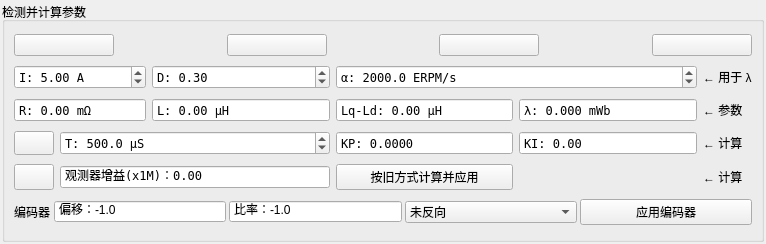
<?xml version="1.0" encoding="UTF-8"?>
<ui version="4.0">
 <class>DetectFoc</class>
 <widget class="QWidget" name="DetectFoc">
  <property name="geometry">
   <rect>
    <x>0</x>
    <y>0</y>
    <width>766</width>
    <height>244</height>
   </rect>
  </property>
  <property name="windowTitle">
   <string>Form</string>
  </property>
  <layout class="QVBoxLayout" name="verticalLayout">
   <property name="spacing">
    <number>3</number>
   </property>
   <property name="leftMargin">
    <number>2</number>
   </property>
   <property name="topMargin">
    <number>2</number>
   </property>
   <property name="rightMargin">
    <number>2</number>
   </property>
   <property name="bottomMargin">
    <number>2</number>
   </property>
   <item>
    <widget class="QGroupBox" name="groupBox">
     <property name="title">
      <string>检测并计算参数</string>
     </property>
     <layout class="QGridLayout" name="gridLayout">
      <item row="1" column="0" colspan="2">
       <widget class="QDoubleSpinBox" name="currentBox">
        <property name="font">
         <font>
          <family>DejaVu Sans Mono</family>
         </font>
        </property>
        <property name="toolTip">
         <string>启动电流</string>
        </property>
        <property name="prefix">
         <string>I: </string>
        </property>
        <property name="suffix">
         <string> A</string>
        </property>
        <property name="maximum">
         <double>100000.000000000000000</double>
        </property>
        <property name="value">
         <double>5.000000000000000</double>
        </property>
       </widget>
      </item>
      <item row="1" column="2">
       <widget class="QDoubleSpinBox" name="dutyBox">
        <property name="font">
         <font>
          <family>DejaVu Sans Mono</family>
         </font>
        </property>
        <property name="toolTip">
         <string>采样时使用的占空比</string>
        </property>
        <property name="prefix">
         <string>D: </string>
        </property>
        <property name="suffix">
         <string/>
        </property>
        <property name="maximum">
         <double>1.000000000000000</double>
        </property>
        <property name="singleStep">
         <double>0.050000000000000</double>
        </property>
        <property name="value">
         <double>0.300000000000000</double>
        </property>
       </widget>
      </item>
      <item row="1" column="3" colspan="2">
       <widget class="QDoubleSpinBox" name="erpmBox">
        <property name="font">
         <font>
          <family>DejaVu Sans Mono</family>
         </font>
        </property>
        <property name="toolTip">
         <string>&lt;html&gt;&lt;head/&gt;&lt;body&gt;&lt;p&gt;开环模式下使电机升速所用的 ERPM/秒。&lt;/p&gt;&lt;/body&gt;&lt;/html&gt;</string>
        </property>
        <property name="prefix">
         <string>α: </string>
        </property>
        <property name="suffix">
         <string> ERPM/s</string>
        </property>
        <property name="decimals">
         <number>1</number>
        </property>
        <property name="maximum">
         <double>100000.000000000000000</double>
        </property>
        <property name="singleStep">
         <double>10.000000000000000</double>
        </property>
        <property name="value">
         <double>2000.000000000000000</double>
        </property>
       </widget>
      </item>
      <item row="1" column="5">
       <widget class="QLabel" name="label_2">
        <property name="text">
         <string>← 用于 λ</string>
        </property>
       </widget>
      </item>
      <item row="2" column="0" colspan="2">
       <widget class="QDoubleSpinBox" name="resistanceBox">
        <property name="sizePolicy">
         <sizepolicy hsizetype="MinimumExpanding" vsizetype="Fixed">
          <horstretch>0</horstretch>
          <verstretch>0</verstretch>
         </sizepolicy>
        </property>
        <property name="font">
         <font>
          <family>DejaVu Sans Mono</family>
         </font>
        </property>
        <property name="toolTip">
         <string>电机电阻</string>
        </property>
        <property name="readOnly">
         <bool>true</bool>
        </property>
        <property name="buttonSymbols">
         <enum>QAbstractSpinBox::ButtonSymbols::NoButtons</enum>
        </property>
        <property name="prefix">
         <string>R: </string>
        </property>
        <property name="suffix">
         <string> mΩ</string>
        </property>
        <property name="decimals">
         <number>2</number>
        </property>
        <property name="maximum">
         <double>100000.000000000000000</double>
        </property>
        <property name="singleStep">
         <double>0.001000000000000</double>
        </property>
       </widget>
      </item>
      <item row="2" column="2">
       <widget class="QDoubleSpinBox" name="inductanceBox">
        <property name="sizePolicy">
         <sizepolicy hsizetype="MinimumExpanding" vsizetype="Fixed">
          <horstretch>0</horstretch>
          <verstretch>0</verstretch>
         </sizepolicy>
        </property>
        <property name="font">
         <font>
          <family>DejaVu Sans Mono</family>
         </font>
        </property>
        <property name="toolTip">
         <string>电机电感</string>
        </property>
        <property name="wrapping">
         <bool>false</bool>
        </property>
        <property name="readOnly">
         <bool>true</bool>
        </property>
        <property name="buttonSymbols">
         <enum>QAbstractSpinBox::ButtonSymbols::NoButtons</enum>
        </property>
        <property name="prefix">
         <string>L: </string>
        </property>
        <property name="suffix">
         <string> µH</string>
        </property>
        <property name="maximum">
         <double>100000.000000000000000</double>
        </property>
       </widget>
      </item>
      <item row="2" column="3">
       <widget class="QDoubleSpinBox" name="inductanceDiffBox">
        <property name="sizePolicy">
         <sizepolicy hsizetype="MinimumExpanding" vsizetype="Fixed">
          <horstretch>0</horstretch>
          <verstretch>0</verstretch>
         </sizepolicy>
        </property>
        <property name="font">
         <font>
          <family>DejaVu Sans Mono</family>
         </font>
        </property>
        <property name="readOnly">
         <bool>true</bool>
        </property>
        <property name="buttonSymbols">
         <enum>QAbstractSpinBox::ButtonSymbols::NoButtons</enum>
        </property>
        <property name="prefix">
         <string>Lq-Ld: </string>
        </property>
        <property name="suffix">
         <string> µH</string>
        </property>
        <property name="maximum">
         <double>999999.000000000000000</double>
        </property>
       </widget>
      </item>
      <item row="2" column="4">
       <widget class="QDoubleSpinBox" name="lambdaBox">
        <property name="sizePolicy">
         <sizepolicy hsizetype="MinimumExpanding" vsizetype="Fixed">
          <horstretch>0</horstretch>
          <verstretch>0</verstretch>
         </sizepolicy>
        </property>
        <property name="font">
         <font>
          <family>DejaVu Sans Mono</family>
         </font>
        </property>
        <property name="toolTip">
         <string>电机磁链</string>
        </property>
        <property name="readOnly">
         <bool>true</bool>
        </property>
        <property name="buttonSymbols">
         <enum>QAbstractSpinBox::ButtonSymbols::NoButtons</enum>
        </property>
        <property name="prefix">
         <string>λ: </string>
        </property>
        <property name="suffix">
         <string> mWb</string>
        </property>
        <property name="decimals">
         <number>3</number>
        </property>
        <property name="maximum">
         <double>100.000000000000000</double>
        </property>
        <property name="singleStep">
         <double>0.000100000000000</double>
        </property>
       </widget>
      </item>
      <item row="2" column="5">
       <widget class="QLabel" name="label">
        <property name="text">
         <string>← 参数</string>
        </property>
       </widget>
      </item>
      <item row="3" column="0">
       <widget class="QPushButton" name="calcKpKiButton">
        <property name="sizePolicy">
         <sizepolicy hsizetype="Fixed" vsizetype="Minimum">
          <horstretch>0</horstretch>
          <verstretch>0</verstretch>
         </sizepolicy>
        </property>
        <property name="toolTip">
         <string>计算 KP 和 KI（需要 R 和 L）</string>
        </property>
        <property name="text">
         <string/>
        </property>
       </widget>
      </item>
      <item row="3" column="1" colspan="2">
       <widget class="QDoubleSpinBox" name="tcBox">
        <property name="sizePolicy">
         <sizepolicy hsizetype="MinimumExpanding" vsizetype="Fixed">
          <horstretch>0</horstretch>
          <verstretch>0</verstretch>
         </sizepolicy>
        </property>
        <property name="font">
         <font>
          <family>DejaVu Sans Mono</family>
         </font>
        </property>
        <property name="toolTip">
         <string>计算 KP 和 KI 所用的时间常数</string>
        </property>
        <property name="prefix">
         <string>T: </string>
        </property>
        <property name="suffix">
         <string> µS</string>
        </property>
        <property name="decimals">
         <number>1</number>
        </property>
        <property name="maximum">
         <double>100000.000000000000000</double>
        </property>
        <property name="singleStep">
         <double>100.000000000000000</double>
        </property>
        <property name="value">
         <double>500.000000000000000</double>
        </property>
       </widget>
      </item>
      <item row="3" column="3">
       <widget class="QDoubleSpinBox" name="kpBox">
        <property name="font">
         <font>
          <family>DejaVu Sans Mono</family>
         </font>
        </property>
        <property name="toolTip">
         <string>电流环 KP</string>
        </property>
        <property name="readOnly">
         <bool>true</bool>
        </property>
        <property name="buttonSymbols">
         <enum>QAbstractSpinBox::ButtonSymbols::NoButtons</enum>
        </property>
        <property name="prefix">
         <string>KP: </string>
        </property>
        <property name="suffix">
         <string/>
        </property>
        <property name="decimals">
         <number>4</number>
        </property>
        <property name="maximum">
         <double>1000.000000000000000</double>
        </property>
        <property name="singleStep">
         <double>0.010000000000000</double>
        </property>
        <property name="value">
         <double>0.000000000000000</double>
        </property>
       </widget>
      </item>
      <item row="3" column="4">
       <widget class="QDoubleSpinBox" name="kiBox">
        <property name="font">
         <font>
          <family>DejaVu Sans Mono</family>
         </font>
        </property>
        <property name="toolTip">
         <string>电流环 KI</string>
        </property>
        <property name="readOnly">
         <bool>true</bool>
        </property>
        <property name="buttonSymbols">
         <enum>QAbstractSpinBox::ButtonSymbols::NoButtons</enum>
        </property>
        <property name="prefix">
         <string>KI: </string>
        </property>
        <property name="suffix">
         <string/>
        </property>
        <property name="decimals">
         <number>2</number>
        </property>
        <property name="maximum">
         <double>100000.000000000000000</double>
        </property>
        <property name="singleStep">
         <double>1.000000000000000</double>
        </property>
        <property name="value">
         <double>0.000000000000000</double>
        </property>
       </widget>
      </item>
      <item row="3" column="5">
       <widget class="QLabel" name="label_3">
        <property name="text">
         <string>← 计算</string>
        </property>
       </widget>
      </item>
      <item row="4" column="0">
       <widget class="QPushButton" name="calcGainButton">
        <property name="sizePolicy">
         <sizepolicy hsizetype="Fixed" vsizetype="Minimum">
          <horstretch>0</horstretch>
          <verstretch>0</verstretch>
         </sizepolicy>
        </property>
        <property name="toolTip">
         <string>计算观测器增益（需要 λ）</string>
        </property>
        <property name="text">
         <string/>
        </property>
       </widget>
      </item>
      <item row="4" column="1" colspan="2">
       <widget class="QDoubleSpinBox" name="obsGainBox">
        <property name="font">
         <font>
          <family>DejaVu Sans Mono</family>
         </font>
        </property>
        <property name="toolTip">
         <string>观测器增益</string>
        </property>
        <property name="readOnly">
         <bool>true</bool>
        </property>
        <property name="buttonSymbols">
         <enum>QAbstractSpinBox::ButtonSymbols::NoButtons</enum>
        </property>
        <property name="prefix">
         <string>观测器增益(x1M)：</string>
        </property>
        <property name="suffix">
         <string/>
        </property>
        <property name="maximum">
         <double>10000.000000000000000</double>
        </property>
       </widget>
      </item>
      <item row="4" column="3">
       <widget class="QPushButton" name="calcApplyLocalButton">
        <property name="toolTip">
         <string>根据输入的设置和时间常数计算 KP、KI 和观测器增益，并应用。</string>
        </property>
        <property name="text">
         <string>按旧方式计算并应用</string>
        </property>
       </widget>
      </item>
      <item row="4" column="5">
       <widget class="QLabel" name="label_4">
        <property name="text">
         <string>← 计算</string>
        </property>
       </widget>
      </item>
      <item row="0" column="0" colspan="6">
       <layout class="QHBoxLayout" name="horizontalLayout">
        <item>
         <widget class="QPushButton" name="helpButton">
          <property name="toolTip">
           <string>显示帮助</string>
          </property>
          <property name="text">
           <string/>
          </property>
          <property name="iconSize">
           <size>
            <width>16</width>
            <height>16</height>
           </size>
          </property>
         </widget>
        </item>
        <item>
         <widget class="QPushButton" name="pushButton">
          <property name="enabled">
           <bool>false</bool>
          </property>
          <property name="text">
           <string/>
          </property>
          <property name="icon">
           <iconset resource="../res.qrc">
            <normaloff>:/res/icons/arrow_r.png</normaloff>
            <disabledoff>:/res/icons/arrow_r.png</disabledoff>
            <disabledon>:/res/icons/arrow_r.png</disabledon>:/res/icons/arrow_r.png</iconset>
          </property>
          <property name="iconSize">
           <size>
            <width>45</width>
            <height>16</height>
           </size>
          </property>
          <property name="flat">
           <bool>true</bool>
          </property>
         </widget>
        </item>
        <item>
         <widget class="QPushButton" name="rlButton">
          <property name="toolTip">
           <string>测量电阻和电感</string>
          </property>
          <property name="text">
           <string/>
          </property>
          <property name="iconSize">
           <size>
            <width>20</width>
            <height>16</height>
           </size>
          </property>
         </widget>
        </item>
        <item>
         <widget class="QPushButton" name="pushButton_2">
          <property name="enabled">
           <bool>false</bool>
          </property>
          <property name="text">
           <string/>
          </property>
          <property name="icon">
           <iconset resource="../res.qrc">
            <normaloff>:/res/icons/arrow_r.png</normaloff>
            <disabledoff>:/res/icons/arrow_r.png</disabledoff>
            <disabledon>:/res/icons/arrow_r.png</disabledon>:/res/icons/arrow_r.png</iconset>
          </property>
          <property name="iconSize">
           <size>
            <width>45</width>
            <height>16</height>
           </size>
          </property>
          <property name="flat">
           <bool>true</bool>
          </property>
         </widget>
        </item>
        <item>
         <widget class="QPushButton" name="lambdaButton">
          <property name="toolTip">
           <string>测量磁链</string>
          </property>
          <property name="text">
           <string/>
          </property>
          <property name="iconSize">
           <size>
            <width>20</width>
            <height>16</height>
           </size>
          </property>
         </widget>
        </item>
        <item>
         <widget class="QPushButton" name="pushButton_3">
          <property name="enabled">
           <bool>false</bool>
          </property>
          <property name="text">
           <string/>
          </property>
          <property name="icon">
           <iconset resource="../res.qrc">
            <normaloff>:/res/icons/arrow_r.png</normaloff>
            <disabledoff>:/res/icons/arrow_r.png</disabledoff>
            <disabledon>:/res/icons/arrow_r.png</disabledon>:/res/icons/arrow_r.png</iconset>
          </property>
          <property name="iconSize">
           <size>
            <width>45</width>
            <height>16</height>
           </size>
          </property>
          <property name="flat">
           <bool>true</bool>
          </property>
         </widget>
        </item>
        <item>
         <widget class="QPushButton" name="applyAllButton">
          <property name="sizePolicy">
           <sizepolicy hsizetype="Minimum" vsizetype="Fixed">
            <horstretch>0</horstretch>
            <verstretch>0</verstretch>
           </sizepolicy>
          </property>
          <property name="toolTip">
           <string>计算并应用所有参数</string>
          </property>
          <property name="text">
           <string/>
          </property>
          <property name="iconSize">
           <size>
            <width>50</width>
            <height>16</height>
           </size>
          </property>
         </widget>
        </item>
       </layout>
      </item>
      <item row="5" column="0" colspan="6">
       <layout class="QHBoxLayout" name="horizontalLayout_2" stretch="0,1,1,1,1">
        <property name="spacing">
         <number>3</number>
        </property>
        <item>
         <widget class="QLabel" name="label_5">
          <property name="text">
           <string>编码器</string>
          </property>
         </widget>
        </item>
        <item>
         <widget class="QDoubleSpinBox" name="encOffsetBox">
          <property name="readOnly">
           <bool>true</bool>
          </property>
          <property name="buttonSymbols">
           <enum>QAbstractSpinBox::ButtonSymbols::NoButtons</enum>
          </property>
          <property name="prefix">
           <string>偏移：</string>
          </property>
          <property name="decimals">
           <number>1</number>
          </property>
          <property name="minimum">
           <double>-1.000000000000000</double>
          </property>
          <property name="maximum">
           <double>360.000000000000000</double>
          </property>
          <property name="value">
           <double>-1.000000000000000</double>
          </property>
         </widget>
        </item>
        <item>
         <widget class="QDoubleSpinBox" name="encRatioBox">
          <property name="readOnly">
           <bool>true</bool>
          </property>
          <property name="buttonSymbols">
           <enum>QAbstractSpinBox::ButtonSymbols::NoButtons</enum>
          </property>
          <property name="prefix">
           <string>比率：</string>
          </property>
          <property name="decimals">
           <number>1</number>
          </property>
          <property name="minimum">
           <double>-1.000000000000000</double>
          </property>
          <property name="maximum">
           <double>100000.000000000000000</double>
          </property>
          <property name="value">
           <double>-1.000000000000000</double>
          </property>
         </widget>
        </item>
        <item>
         <widget class="QComboBox" name="encInvertedBox">
          <item>
           <property name="text">
            <string>未反向</string>
           </property>
          </item>
          <item>
           <property name="text">
            <string>反向</string>
           </property>
          </item>
         </widget>
        </item>
        <item>
         <widget class="QPushButton" name="encApplyButton">
          <property name="text">
           <string>应用编码器</string>
          </property>
         </widget>
        </item>
       </layout>
      </item>
     </layout>
    </widget>
   </item>
  </layout>
 </widget>
 <resources>
  <include location="../res.qrc"/>
 </resources>
 <connections/>
</ui>
